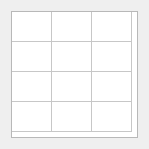
<?xml version="1.0" encoding="UTF-8"?>
<ui version="4.0">
 <class>ChooseSmily</class>
 <widget class="QDialog" name="ChooseSmily">
  <property name="geometry">
   <rect>
    <x>0</x>
    <y>0</y>
    <width>149</width>
    <height>149</height>
   </rect>
  </property>
  <property name="windowTitle">
   <string>Emoticon</string>
  </property>
  <layout class="QHBoxLayout" name="horizontalLayout">
   <item>
    <widget class="QTableWidget" name="tableWidget">
     <property name="lineWidth">
      <number>1</number>
     </property>
     <property name="gridStyle">
      <enum>Qt::SolidLine</enum>
     </property>
     <property name="cornerButtonEnabled">
      <bool>true</bool>
     </property>
     <attribute name="horizontalHeaderVisible">
      <bool>false</bool>
     </attribute>
     <attribute name="horizontalHeaderDefaultSectionSize">
      <number>40</number>
     </attribute>
     <attribute name="horizontalHeaderHighlightSections">
      <bool>false</bool>
     </attribute>
     <attribute name="horizontalHeaderMinimumSectionSize">
      <number>26</number>
     </attribute>
     <attribute name="verticalHeaderVisible">
      <bool>false</bool>
     </attribute>
     <attribute name="verticalHeaderDefaultSectionSize">
      <number>30</number>
     </attribute>
     <attribute name="verticalHeaderHighlightSections">
      <bool>false</bool>
     </attribute>
     <row>
      <property name="text">
       <string/>
      </property>
     </row>
     <row>
      <property name="text">
       <string/>
      </property>
     </row>
     <row>
      <property name="text">
       <string/>
      </property>
     </row>
     <row>
      <property name="text">
       <string/>
      </property>
     </row>
     <column>
      <property name="text">
       <string/>
      </property>
     </column>
     <column>
      <property name="text">
       <string/>
      </property>
     </column>
     <column>
      <property name="text">
       <string/>
      </property>
     </column>
     <item row="0" column="0">
      <property name="text">
       <string/>
      </property>
      <property name="icon">
       <iconset resource="../resources/resources.qrc">
        <normaloff>:/smilies/smily_blue/sbiggrin.gif</normaloff>:/smilies/smily_blue/sbiggrin.gif</iconset>
      </property>
     </item>
     <item row="0" column="1">
      <property name="text">
       <string/>
      </property>
      <property name="icon">
       <iconset resource="../resources/resources.qrc">
        <normaloff>:/smilies/smily_blue/sconfused.gif</normaloff>:/smilies/smily_blue/sconfused.gif</iconset>
      </property>
     </item>
     <item row="0" column="2">
      <property name="text">
       <string/>
      </property>
      <property name="icon">
       <iconset resource="../resources/resources.qrc">
        <normaloff>:/smilies/smily_blue/scool.gif</normaloff>:/smilies/smily_blue/scool.gif</iconset>
      </property>
     </item>
     <item row="1" column="0">
      <property name="text">
       <string/>
      </property>
      <property name="icon">
       <iconset resource="../resources/resources.qrc">
        <normaloff>:/smilies/smily_blue/scry.gif</normaloff>:/smilies/smily_blue/scry.gif</iconset>
      </property>
     </item>
     <item row="1" column="1">
      <property name="text">
       <string/>
      </property>
      <property name="icon">
       <iconset resource="../resources/resources.qrc">
        <normaloff>:/smilies/smily_blue/sdrool.gif</normaloff>:/smilies/smily_blue/sdrool.gif</iconset>
      </property>
     </item>
     <item row="1" column="2">
      <property name="text">
       <string/>
      </property>
      <property name="icon">
       <iconset resource="../resources/resources.qrc">
        <normaloff>:/smilies/smily_blue/shappy.gif</normaloff>:/smilies/smily_blue/shappy.gif</iconset>
      </property>
     </item>
     <item row="2" column="0">
      <property name="text">
       <string/>
      </property>
      <property name="icon">
       <iconset resource="../resources/resources.qrc">
        <normaloff>:/smilies/smily_blue/smad.gif</normaloff>:/smilies/smily_blue/smad.gif</iconset>
      </property>
     </item>
     <item row="2" column="1">
      <property name="text">
       <string/>
      </property>
      <property name="icon">
       <iconset resource="../resources/resources.qrc">
        <normaloff>:/smilies/smily_blue/ssad.gif</normaloff>:/smilies/smily_blue/ssad.gif</iconset>
      </property>
     </item>
     <item row="2" column="2">
      <property name="text">
       <string/>
      </property>
      <property name="icon">
       <iconset resource="../resources/resources.qrc">
        <normaloff>:/smilies/smily_blue/ssleepy.gif</normaloff>:/smilies/smily_blue/ssleepy.gif</iconset>
      </property>
     </item>
     <item row="3" column="0">
      <property name="text">
       <string/>
      </property>
      <property name="icon">
       <iconset resource="../resources/resources.qrc">
        <normaloff>:/smilies/smily_blue/ssmile.gif</normaloff>:/smilies/smily_blue/ssmile.gif</iconset>
      </property>
     </item>
     <item row="3" column="1">
      <property name="text">
       <string/>
      </property>
      <property name="icon">
       <iconset resource="../resources/resources.qrc">
        <normaloff>:/smilies/smily_blue/ssuprised.gif</normaloff>:/smilies/smily_blue/ssuprised.gif</iconset>
      </property>
     </item>
     <item row="3" column="2">
      <property name="text">
       <string/>
      </property>
      <property name="icon">
       <iconset resource="../resources/resources.qrc">
        <normaloff>:/smilies/smily_blue/stongue.gif</normaloff>:/smilies/smily_blue/stongue.gif</iconset>
      </property>
     </item>
    </widget>
   </item>
  </layout>
 </widget>
 <resources>
  <include location="../resources/resources.qrc"/>
 </resources>
 <connections/>
</ui>
